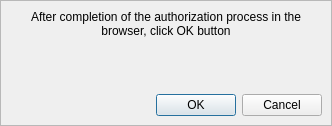
<?xml version="1.0" encoding="UTF-8"?>
<ui version="4.0">
 <class>LastFmAuthDlg</class>
 <widget class="QDialog" name="LastFmAuthDlg">
  <property name="geometry">
   <rect>
    <x>0</x>
    <y>0</y>
    <width>332</width>
    <height>126</height>
   </rect>
  </property>
  <property name="sizePolicy">
   <sizepolicy hsizetype="Fixed" vsizetype="Fixed">
    <horstretch>0</horstretch>
    <verstretch>0</verstretch>
   </sizepolicy>
  </property>
  <property name="windowTitle">
   <string>qomp - LastFm Authentication</string>
  </property>
  <layout class="QVBoxLayout" name="verticalLayout">
   <property name="spacing">
    <number>0</number>
   </property>
   <property name="leftMargin">
    <number>0</number>
   </property>
   <property name="topMargin">
    <number>0</number>
   </property>
   <property name="rightMargin">
    <number>0</number>
   </property>
   <property name="bottomMargin">
    <number>0</number>
   </property>
   <item>
    <widget class="QStackedWidget" name="stackedWidget">
     <property name="frameShadow">
      <enum>QFrame::Sunken</enum>
     </property>
     <property name="currentIndex">
      <number>1</number>
     </property>
     <widget class="QWidget" name="page">
      <layout class="QHBoxLayout" name="horizontalLayout_3">
       <property name="spacing">
        <number>0</number>
       </property>
       <property name="leftMargin">
        <number>0</number>
       </property>
       <property name="topMargin">
        <number>0</number>
       </property>
       <property name="rightMargin">
        <number>0</number>
       </property>
       <property name="bottomMargin">
        <number>0</number>
       </property>
       <item>
        <widget class="QFrame" name="frame">
         <property name="frameShape">
          <enum>QFrame::StyledPanel</enum>
         </property>
         <property name="frameShadow">
          <enum>QFrame::Raised</enum>
         </property>
         <layout class="QVBoxLayout" name="verticalLayout_2">
          <item>
           <widget class="QLabel" name="label">
            <property name="text">
             <string>Do you want to go to Last.Fm authorization page?</string>
            </property>
            <property name="alignment">
             <set>Qt::AlignCenter</set>
            </property>
            <property name="wordWrap">
             <bool>true</bool>
            </property>
           </widget>
          </item>
          <item>
           <spacer name="verticalSpacer">
            <property name="orientation">
             <enum>Qt::Vertical</enum>
            </property>
            <property name="sizeHint" stdset="0">
             <size>
              <width>20</width>
              <height>40</height>
             </size>
            </property>
           </spacer>
          </item>
          <item>
           <widget class="QDialogButtonBox" name="buttonBox1">
            <property name="orientation">
             <enum>Qt::Horizontal</enum>
            </property>
            <property name="standardButtons">
             <set>QDialogButtonBox::No|QDialogButtonBox::Yes</set>
            </property>
           </widget>
          </item>
         </layout>
        </widget>
       </item>
      </layout>
     </widget>
     <widget class="QWidget" name="page_2">
      <layout class="QHBoxLayout" name="horizontalLayout_2">
       <property name="spacing">
        <number>0</number>
       </property>
       <property name="leftMargin">
        <number>0</number>
       </property>
       <property name="topMargin">
        <number>0</number>
       </property>
       <property name="rightMargin">
        <number>0</number>
       </property>
       <property name="bottomMargin">
        <number>0</number>
       </property>
       <item>
        <widget class="QFrame" name="frame_2">
         <property name="frameShape">
          <enum>QFrame::StyledPanel</enum>
         </property>
         <property name="frameShadow">
          <enum>QFrame::Raised</enum>
         </property>
         <layout class="QVBoxLayout" name="verticalLayout_3">
          <item>
           <widget class="QLabel" name="label_2">
            <property name="text">
             <string>After completion of the authorization process in the browser, click OK button</string>
            </property>
            <property name="alignment">
             <set>Qt::AlignCenter</set>
            </property>
            <property name="wordWrap">
             <bool>true</bool>
            </property>
           </widget>
          </item>
          <item>
           <spacer name="verticalSpacer_2">
            <property name="orientation">
             <enum>Qt::Vertical</enum>
            </property>
            <property name="sizeHint" stdset="0">
             <size>
              <width>20</width>
              <height>18</height>
             </size>
            </property>
           </spacer>
          </item>
          <item>
           <layout class="QHBoxLayout" name="horizontalLayout">
            <item>
             <widget class="QompBusyLabel" name="busyLabel">
              <property name="text">
               <string/>
              </property>
             </widget>
            </item>
            <item>
             <spacer name="horizontalSpacer">
              <property name="orientation">
               <enum>Qt::Horizontal</enum>
              </property>
              <property name="sizeHint" stdset="0">
               <size>
                <width>40</width>
                <height>20</height>
               </size>
              </property>
             </spacer>
            </item>
            <item>
             <widget class="QDialogButtonBox" name="buttonBox2">
              <property name="standardButtons">
               <set>QDialogButtonBox::Cancel|QDialogButtonBox::Ok</set>
              </property>
             </widget>
            </item>
           </layout>
          </item>
         </layout>
        </widget>
       </item>
      </layout>
     </widget>
    </widget>
   </item>
  </layout>
 </widget>
 <customwidgets>
  <customwidget>
   <class>QompBusyLabel</class>
   <extends>QLabel</extends>
   <header>qompbusylabel.h</header>
  </customwidget>
 </customwidgets>
 <resources/>
 <connections>
  <connection>
   <sender>buttonBox1</sender>
   <signal>rejected()</signal>
   <receiver>LastFmAuthDlg</receiver>
   <slot>reject()</slot>
   <hints>
    <hint type="sourcelabel">
     <x>191</x>
     <y>119</y>
    </hint>
    <hint type="destinationlabel">
     <x>191</x>
     <y>84</y>
    </hint>
   </hints>
  </connection>
  <connection>
   <sender>buttonBox2</sender>
   <signal>rejected()</signal>
   <receiver>LastFmAuthDlg</receiver>
   <slot>reject()</slot>
   <hints>
    <hint type="sourcelabel">
     <x>248</x>
     <y>118</y>
    </hint>
    <hint type="destinationlabel">
     <x>191</x>
     <y>84</y>
    </hint>
   </hints>
  </connection>
  <connection>
   <sender>buttonBox2</sender>
   <signal>accepted()</signal>
   <receiver>LastFmAuthDlg</receiver>
   <slot>accept()</slot>
   <hints>
    <hint type="sourcelabel">
     <x>60</x>
     <y>25</y>
    </hint>
    <hint type="destinationlabel">
     <x>191</x>
     <y>84</y>
    </hint>
   </hints>
  </connection>
 </connections>
</ui>
